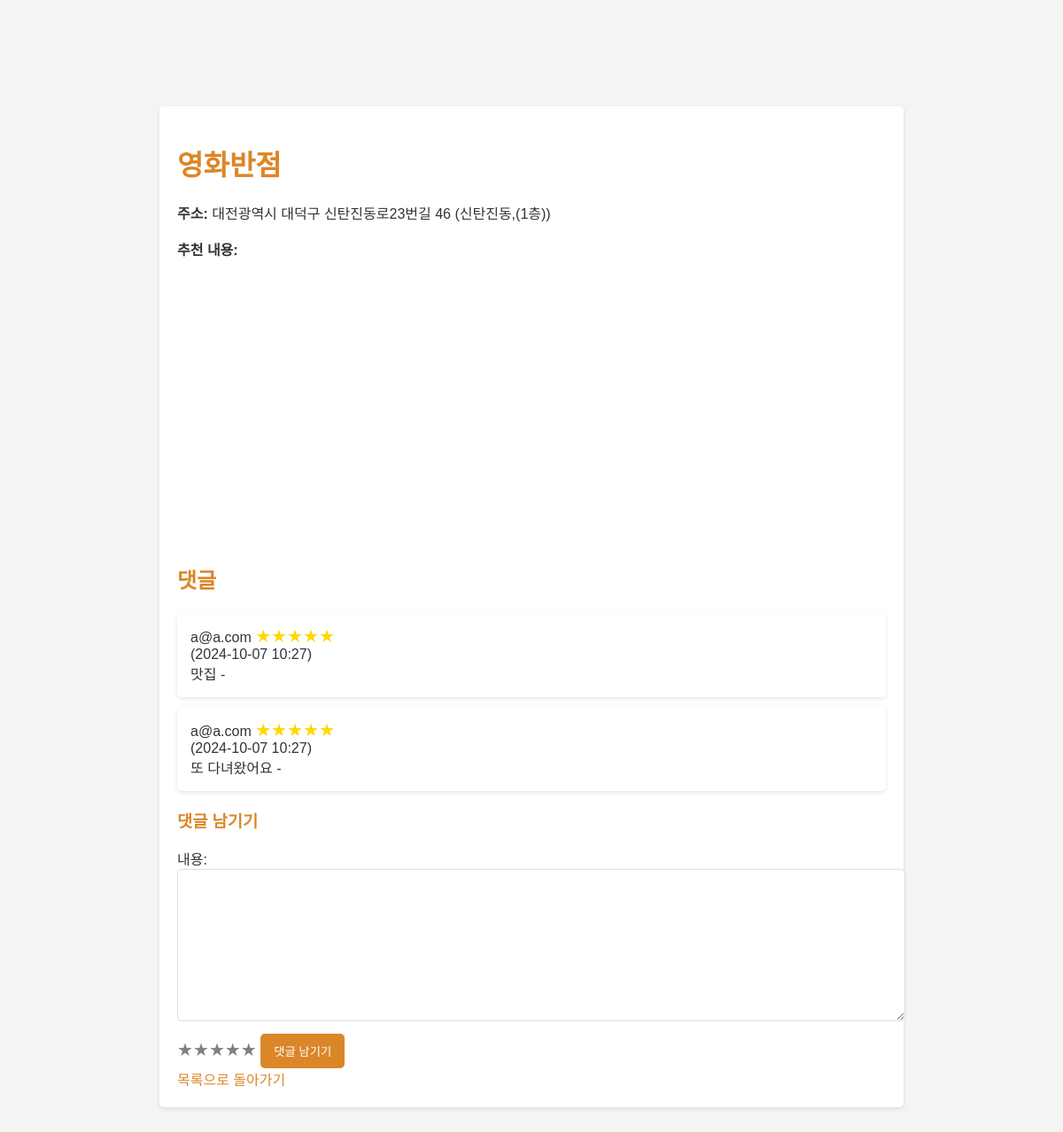
Screenshot of /board/info2/1/ (signed in) with the database file from the repository.
### board/models.py (models this page shows, shortened)
class Restaurant(models.Model):
    r_name = models.CharField(max_length=100)
    r_desc = models.TextField()
    r_desc_summary = models.TextField()
    phone_number = models.CharField(max_length=30)
    address = models.CharField(max_length=100)
    latitude = models.FloatField(null=True, blank=True)
    longitude = models.FloatField(null=True, blank=True)
    seats = models.CharField(max_length=30)
    parking = models.CharField(max_length=30)
    closed_days = models.CharField(max_length=30)
    classification = models.CharField(max_length=30)
    def save(self, *args, **kwargs):
        if not self.latitude or not self.longitude:
            self.latitude, self.longitude = get_lat_lng(self.address)
        super().save(*args, **kwargs)

class RestaurantComment(models.Model):
    info = models.ForeignKey(Restaurant, related_name='restaurant_comments', on_delete=models.CASCADE)
    user = models.ForeignKey(settings.AUTH_USER_MODEL, on_delete=models.CASCADE)
    content = models.TextField()
    comment_rating = models.IntegerField(default=0)
    create_at = models.DateTimeField(auto_now_add=True)
    update_at = models.DateTimeField(auto_now=True)

### users/models.py (models this page shows, shortened)
class CustomUser(AbstractUser):
    username = models.CharField(max_length=150, unique=True, default='default_username')
    email = models.EmailField(unique=True)
    USERNAME_FIELD = 'email'
    REQUIRED_FIELDS = ['username']

### board/views.py (the view, shortened to what this page needs)
# urls.py: path('info2/<int:pk>/', views.RestaurantDetailView.as_view(), name='info_detail2'),
class RestaurantDetailView(LoginRequiredMixin, DetailView):
    model = Restaurant
    template_name = 'board/info_detail2.html'
    context_object_name = 'restaurant'
    def get_context_data(self, **kwargs):
        context = super().get_context_data(**kwargs)
        restaurant = self.object
        comments = restaurant.restaurant_comments.all()
        if comments.exists():
            average_rating = comments.aggregate(Avg('comment_rating'))['comment_rating__avg']
            restaurant.rating = average_rating
            restaurant.save()
        else:
            restaurant.rating = 0
            restaurant.save()
        context['comments'] = comments
        context['comment_form'] = CommentForm2()
        context['star_range'] = range(5, 0, -1)
        context['naver_client_id'] = settings.NAVER_CLIENT_ID
        return context

### board/forms.py (shortened to what this page needs)
class CommentForm2(forms.ModelForm):
    class Meta:
        model = RestaurantComment
        fields = ['content', 'comment_rating']

### board/templates/board/info_detail2.html (shortened to what this page needs)
<!DOCTYPE html>
<html lang="en">
<head>
    {% load static %}
    <link rel="stylesheet" type="text/css" href="{% static 'style.css' %}">
</head>
<body>
    <div class="container">
        <h1>{{ restaurant.r_name }}</h1>
        <p><strong>주소:</strong> {{ restaurant.address }}</p>
        <p><strong>추천 내용:</strong> {{ restaurant.r_desc }}</p>
        <div id="map"></div>
        <h2>댓글</h2>
        <ul class="comment-list">
        {% for comment in comments %}
            <li>
                {{ comment.user.email}}
                <div class="star-rating">
                {% for star in star_range %}
                    <label for="star{{ star }}-{{ comment.id }}" title="{{ star }} stars">&#9733;</label>
                {% endfor %}
                </div><br>
                <span>({{ comment.create_at|date:"Y-m-d H:i" }})</span><br>
                {{ comment.content }} -
            </li>
        {% endfor %}
        </ul>
        <h3>댓글 남기기</h3>
        <form method="post" action="{% url 'board:info_detail2' restaurant.id %}">
            <div>
                <label for="id_content">내용:</label>
                {{ comment_form.content }}
            </div>
            <div class="star-rating">
                <label for="star5" title="5 stars">&#9733;</label>
                <label for="star4" title="4 stars">&#9733;</label>
                <label for="star3" title="3 stars">&#9733;</label>
                <label for="star2" title="2 stars">&#9733;</label>
                <label for="star1" title="1 star">&#9733;</label>
            </div>
            <button type="submit">댓글 남기기</button>
        </form>
        <a href="{% url 'board:info-list2' %}">목록으로 돌아가기</a>
    </div>
</body>
</html>

### board/static/style.css (style rules this page uses)
body { font-family: Arial, sans-serif; background-color: #f4f4f4; color: #333; margin: 0; padding: 20px; }
.container { width: 100%; max-width: 1200px; margin: 0 auto; }
h1, h2 { color: #DB8628; }
ul { list-style-type: none; padding: 0; }
li { background: #fff; margin: 10px 0; padding: 15px; border-radius: 5px; box-shadow: 0 2px 5px rgba(0, 0, 0, 0.1); }
button { background-color: #DB8628; color: white; border: none; padding: 10px 15px; border-radius: 5px; cursor: pointer; }
a { text-decoration: none; color: #DB8628; margin-right: 10px; }
.star-rating { direction: rtl; display: inline-flex; font-size: 30px; }
.star-rating label { color: gray; cursor: pointer; }
.star-rating input:checked ~ label { color: gold; }

### board/templates/board/info_detail2.html (style rules this page uses)
body { font-family: Arial, sans-serif; background-color: #f4f4f4; color: #333; margin: 0; padding: 20px; }
.container { width: 100%; max-width: 800px; margin: 0 auto; margin-bottom: 100px; background-color: #fff; padding: 20px; border-radius: 5px; box-shadow: 0 2px 5px rgba(0, 0, 0, 0.1); }
h1, h2, h3 { color: #DB8628; }
p { line-height: 1.6; }
#map { width: 100%; height: 300px; margin-top: 20px; margin-bottom: 20px; }
.comment-list { list-style-type: none; padding: 0; }
.comment-list li { background: #fff; margin: 10px 0; padding: 15px; border-radius: 5px; box-shadow: 0 2px 5px rgba(0, 0, 0, 0.1); }
.star-rating { direction: rtl; display: inline-flex; font-size: 20px; }
.star-rating label { color: gray; cursor: pointer; }
.star-rating input:checked ~ label { color: gold; }
form input[type="text"], form textarea { width: 100%; padding: 10px; margin-bottom: 10px; border: 1px solid #ddd; border-radius: 5px; }
button { background-color: #DB8628; color: white; border: none; padding: 10px 15px; border-radius: 5px; cursor: pointer; }
a { color: #DB8628; text-decoration: none; }

### rows the page displays
Restaurant: r_name "영화반점", address "대전광역시 대덕구 신탄진동로23번길 46 (신탄진동,(1층))"
RestaurantComment: user.email "a@a.com", create_at "2024-10-07 10:27", content "맛집"
RestaurantComment: user.email "a@a.com", create_at "2024-10-07 10:27", content "또 다녀왔어요"
